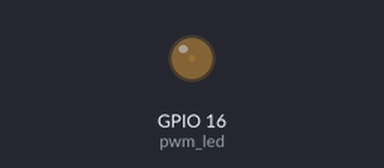
A program run on a simulated Raspberry Pi (BCM pin numbers). Parts: output pins drawn as LEDs (lit = HIGH).

Above: at 0.05 s.
At 0.5 s:
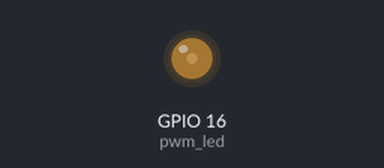
At 1.0 s:
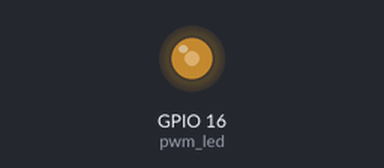
At 2.0 s:
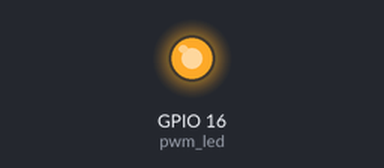
Timing chart, 0 to 4.6 s (numbered marks = the images above):
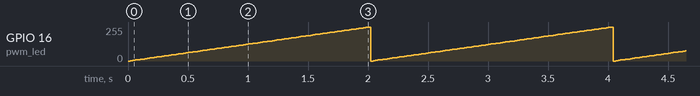

Measured:
- by itself, GPIO 16 (pwm_led): ramps from 0/255 to 255/255 and jumps back, once every 2.0 s

The program:

led_pwm_brightness.py
```python
import RPi.GPIO as GPIO
import time
GPIO.setmode(GPIO.BCM)
GPIO.setup(16,GPIO.OUT)

pwm_led=GPIO.PWM(16,500)
pwm_led.start(0)

try:
	while True:
		for i in range(101):
			if(i==100):
				i-0
			pwm_led.ChangeDutyCycle(i)
			time.sleep(0.02)

except KeyboardInterrupt:
	GPIO.cleanup()
finally:
	GPIO.cleanup()
```
